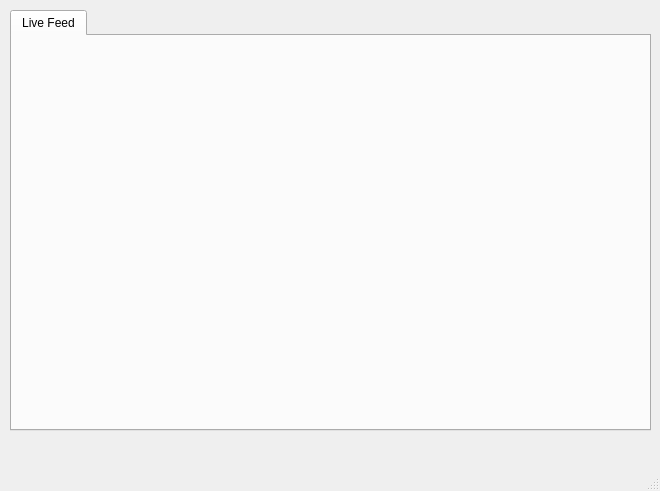
<?xml version="1.0" encoding="UTF-8"?>
<ui version="4.0">
 <class>MainWindow</class>
 <widget class="QMainWindow" name="MainWindow">
  <property name="geometry">
   <rect>
    <x>0</x>
    <y>0</y>
    <width>660</width>
    <height>491</height>
   </rect>
  </property>
  <property name="minimumSize">
   <size>
    <width>660</width>
    <height>491</height>
   </size>
  </property>
  <property name="windowTitle">
   <string>MainWindow</string>
  </property>
  <property name="styleSheet">
   <string notr="true"/>
  </property>
  <widget class="QWidget" name="centralwidget">
   <widget class="QTabWidget" name="tabWidget">
    <property name="geometry">
     <rect>
      <x>10</x>
      <y>10</y>
      <width>641</width>
      <height>421</height>
     </rect>
    </property>
    <property name="sizePolicy">
     <sizepolicy hsizetype="Preferred" vsizetype="Preferred">
      <horstretch>0</horstretch>
      <verstretch>0</verstretch>
     </sizepolicy>
    </property>
    <property name="minimumSize">
     <size>
      <width>641</width>
      <height>421</height>
     </size>
    </property>
    <property name="currentIndex">
     <number>0</number>
    </property>
    <widget class="QWidget" name="live_tab">
     <attribute name="title">
      <string>Live Feed</string>
     </attribute>
     <widget class="QWidget" name="live_widget" native="true">
      <property name="geometry">
       <rect>
        <x>10</x>
        <y>10</y>
        <width>621</width>
        <height>371</height>
       </rect>
      </property>
     </widget>
    </widget>
   </widget>
  </widget>
  <widget class="QMenuBar" name="menubar">
   <property name="geometry">
    <rect>
     <x>0</x>
     <y>0</y>
     <width>660</width>
     <height>25</height>
    </rect>
   </property>
  </widget>
  <widget class="QStatusBar" name="statusbar"/>
 </widget>
 <resources/>
 <connections/>
</ui>
